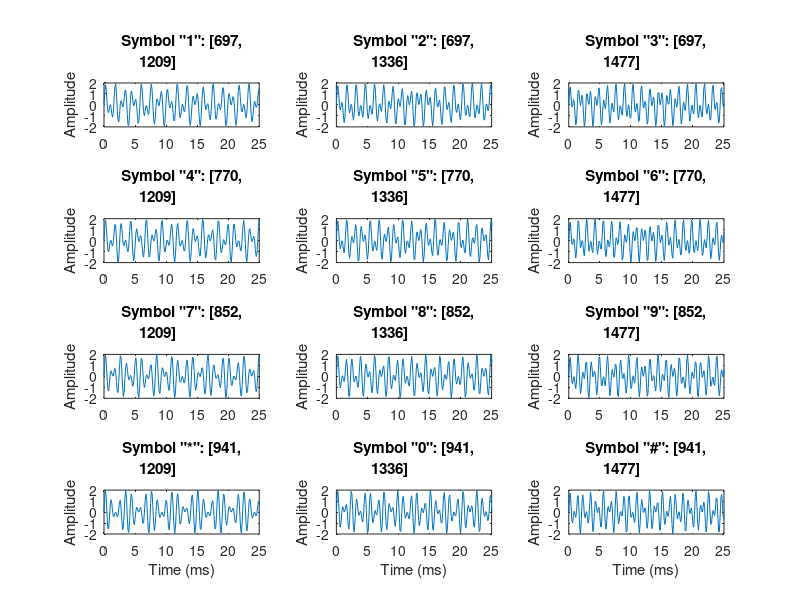

Reproduce this figure in MATLAB. (Note: this script raises an error after producing the figure.)

symbol = {'1','2','3','4','5','6','7','8','9','*','0','#'};
lfg = [697 770 852 941]; % Low frequency group
hfg = [1209 1336 1477];  % High frequency group
f  = [];
for c=1:4,
    for r=1:3,
        f = [ f [lfg(c);hfg(r)] ];
    end
end
Fs  = 8000;       % Sampling frequency 8 kHz
N = 800;          % Tones of 100 ms
t   = (0:N-1)/Fs; % 800 samples at Fs
pit = 2*pi*t;

tones = zeros(N,size(f,2));
for toneChoice=1:12,
    % Generate tone
    tones(:,toneChoice) = sum(sin(f(:,toneChoice)*pit))';
    % Plot tone
    subplot(4,3,toneChoice),plot(t*1e3,tones(:,toneChoice));
    title(['Symbol "', symbol{toneChoice},'": [',num2str(f(1,toneChoice)),','
    ,num2str(f(2,toneChoice)),']'])
    set(gca, 'Xlim', [0 25]);
    ylabel('Amplitude');
    if toneChoice>9, xlabel('Time (ms)'); end
end
set(gcf, 'Color', [1 1 1], 'Position', [1 1 1280 1024])
annotation(gcf,'textbox', 'Position',[0.38 0.96 0.45 0.026],...
    'EdgeColor',[1 1 1],...
    'String', '\bf Time response of each tone of the telephone pad', ...
    'FitBoxToText','on');

